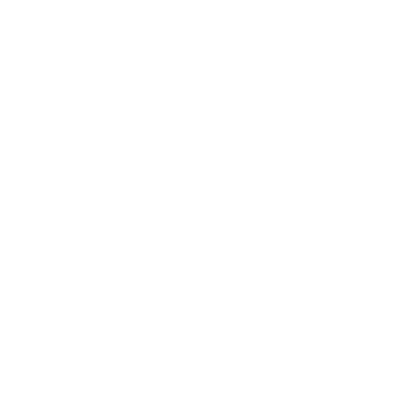
Frame 1 (no input)
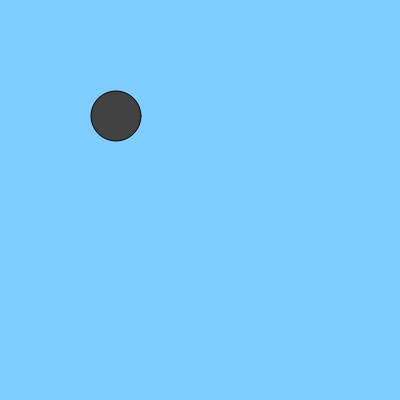
Frame 60 (no input)
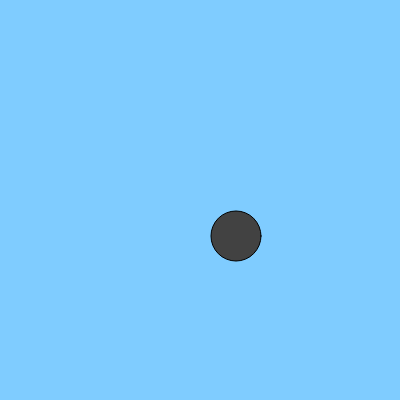
Frame 120 (the mouse pressed at the canvas centre since frame 60)

The p5.js sketch that drew these frames (run headless with seeded random() and noise() and a simulated clock; from frame 60 on, the mouse is pressed at the canvas centre):

// p5.js sketch
// ── sketch.js
function setup() {
  createCanvas(400, 400);
}

function draw() {
  // position of the ball
var y = 0;
var x = 0;
// how far the ball moves every time
var speed = 2;

draw = function() {
    background(127, 204, 255);
    
    fill(66, 66, 66);
    ellipse(x, y, 50, 50);

    // move the ball
    y = y + speed;
    x = x + speed;
    
    if (y > 400) {
        speed =-2;
    }
    if (y < 0) {
        speed = 3;
    }
    if (x < 0) {
        speed = 3;
    }
    if (x > 400) {
        speed = -2;
    }
};



}
